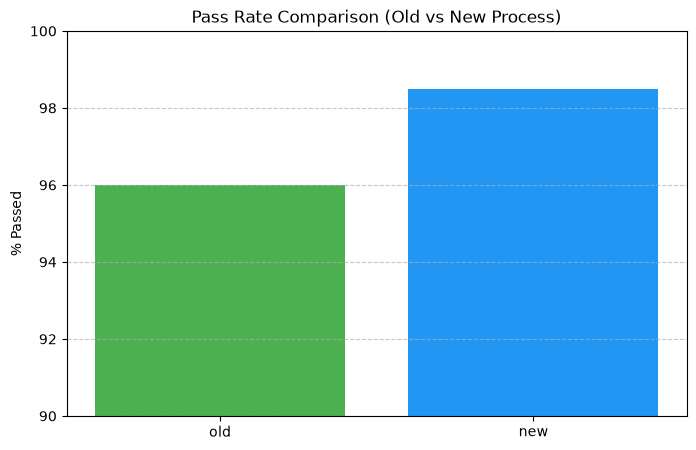

The script that saved this image:
# yield_chart.py
import pandas as pd
import matplotlib.pyplot as plt

data = {
    "process": ["old", "new"],
    "passed": [960, 985],
    "inspected": [1000, 1000]
}

# Pass rate 계산
df = pd.DataFrame(data)
df["pass_rate_percentage"] = (df["passed"] / df["inspected"]) * 100

plt.figure(figsize=(8, 5))
plt.bar(df["process"], df["pass_rate_percentage"], color=['#4CAF50', '#2196F3'])
plt.title("Pass Rate Comparison (Old vs New Process)")
plt.ylabel("% Passed")
plt.ylim(90, 100)
plt.grid(axis='y', linestyle='--', alpha=0.7)
plt.savefig("yield_chart.png", bbox_inches='tight')
print("yield_chart.png 생성 완료!")
